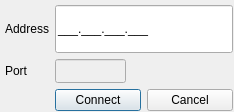
<?xml version="1.0" encoding="UTF-8"?>
<ui version="4.0">
 <class>ConnectWifi</class>
 <widget class="QDialog" name="ConnectWifi">
  <property name="windowModality">
   <enum>Qt::ApplicationModal</enum>
  </property>
  <property name="enabled">
   <bool>true</bool>
  </property>
  <property name="geometry">
   <rect>
    <x>0</x>
    <y>0</y>
    <width>234</width>
    <height>112</height>
   </rect>
  </property>
  <property name="windowTitle">
   <string extracomment="Connect wifi dialog title">Connect</string>
  </property>
  <property name="styleSheet">
   <string notr="true"/>
  </property>
  <widget class="QWidget" name="gridLayoutWidget">
   <property name="geometry">
    <rect>
     <x>0</x>
     <y>0</y>
     <width>238</width>
     <height>116</height>
    </rect>
   </property>
   <layout class="QGridLayout" name="gridLayout">
    <item row="2" column="1">
     <widget class="QLabel" name="label_2">
      <property name="minimumSize">
       <size>
        <width>30</width>
        <height>17</height>
       </size>
      </property>
      <property name="text">
       <string>Address</string>
      </property>
     </widget>
    </item>
    <item row="2" column="2">
     <widget class="QLineEdit" name="adresEdit">
      <property name="sizePolicy">
       <sizepolicy hsizetype="Expanding" vsizetype="Preferred">
        <horstretch>0</horstretch>
        <verstretch>0</verstretch>
       </sizepolicy>
      </property>
      <property name="minimumSize">
       <size>
        <width>0</width>
        <height>0</height>
       </size>
      </property>
      <property name="inputMask">
       <string notr="true">000.000.000.000;_</string>
      </property>
      <property name="text">
       <string notr="true">...</string>
      </property>
     </widget>
    </item>
    <item row="3" column="1">
     <widget class="QLabel" name="label">
      <property name="minimumSize">
       <size>
        <width>21</width>
        <height>17</height>
       </size>
      </property>
      <property name="text">
       <string>Port</string>
      </property>
     </widget>
    </item>
    <item row="3" column="2">
     <widget class="QLineEdit" name="portEdit">
      <property name="enabled">
       <bool>false</bool>
      </property>
      <property name="sizePolicy">
       <sizepolicy hsizetype="Preferred" vsizetype="Preferred">
        <horstretch>0</horstretch>
        <verstretch>0</verstretch>
       </sizepolicy>
      </property>
      <property name="minimumSize">
       <size>
        <width>0</width>
        <height>0</height>
       </size>
      </property>
      <property name="maximumSize">
       <size>
        <width>71</width>
        <height>24</height>
       </size>
      </property>
      <property name="inputMask">
       <string notr="true">00000; </string>
      </property>
      <property name="text">
       <string notr="true"/>
      </property>
     </widget>
    </item>
    <item row="4" column="2">
     <layout class="QHBoxLayout" name="horizontalLayout">
      <item>
       <widget class="QPushButton" name="polaczButton">
        <property name="text">
         <string>Connect</string>
        </property>
       </widget>
      </item>
      <item>
       <widget class="QPushButton" name="zamknijButton">
        <property name="text">
         <string>Cancel</string>
        </property>
       </widget>
      </item>
     </layout>
    </item>
    <item row="1" column="1">
     <spacer name="verticalSpacer">
      <property name="orientation">
       <enum>Qt::Vertical</enum>
      </property>
      <property name="sizeType">
       <enum>QSizePolicy::Fixed</enum>
      </property>
      <property name="sizeHint" stdset="0">
       <size>
        <width>20</width>
        <height>5</height>
       </size>
      </property>
     </spacer>
    </item>
    <item row="1" column="3">
     <spacer name="horizontalSpacer_2">
      <property name="orientation">
       <enum>Qt::Horizontal</enum>
      </property>
      <property name="sizeType">
       <enum>QSizePolicy::Fixed</enum>
      </property>
      <property name="sizeHint" stdset="0">
       <size>
        <width>5</width>
        <height>5</height>
       </size>
      </property>
     </spacer>
    </item>
    <item row="1" column="0">
     <spacer name="horizontalSpacer">
      <property name="orientation">
       <enum>Qt::Horizontal</enum>
      </property>
      <property name="sizeType">
       <enum>QSizePolicy::Fixed</enum>
      </property>
      <property name="sizeHint" stdset="0">
       <size>
        <width>5</width>
        <height>5</height>
       </size>
      </property>
     </spacer>
    </item>
    <item row="5" column="2">
     <spacer name="verticalSpacer_2">
      <property name="orientation">
       <enum>Qt::Vertical</enum>
      </property>
      <property name="sizeType">
       <enum>QSizePolicy::Fixed</enum>
      </property>
      <property name="sizeHint" stdset="0">
       <size>
        <width>20</width>
        <height>5</height>
       </size>
      </property>
     </spacer>
    </item>
   </layout>
  </widget>
 </widget>
 <resources/>
 <connections/>
</ui>
